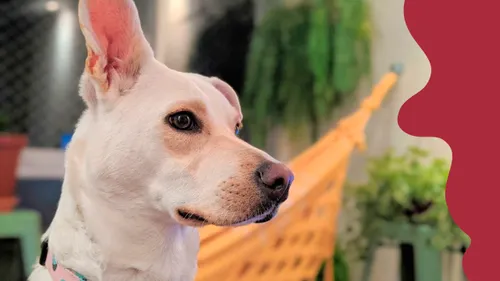
#> input picture teste.png, 500 x 281 px, given in place of the camera
$ python aula03.py
#> lines starting #> are read from the running program, lines starting #| are printed output that depends on the picture; after the words box and inside, x2 and y2 are one past the last pixel; in counts of white or black regions, pixels touching at a corner belong together
import cv2 as cv
import numpy as np

cap = cv.VideoCapture(0)

while True:


    ret, frame = cap.read()
#> frame is the input picture: shape (281, 500, 3); mean B, G, R 98.9, 119.1, 153.1

    if not ret:
        break
    hsv = cv.cvtColor(frame, cv.COLOR_BGR2HSV)
#> hsv: shape (281, 500, 3); mean H, S, V 45.6, 96.8, 156.9
    black_red = np.array([165, 50,50])
    light_red= np.array([179,255,255])

    mask = cv.inRange(hsv, black_red, light_red)
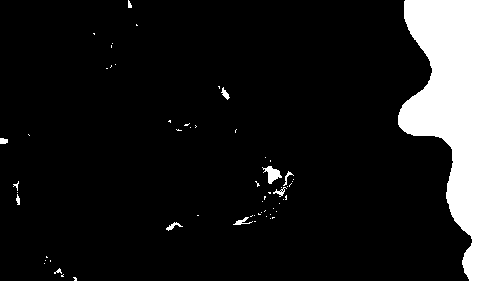
#> mask: shape (281, 500); 13.5% white; 61 white regions (49 under 20 px), largest, box (x1, y1, x2, y2) and area: (398, 0, 500, 281) 18222, (262, 166, 282, 184) 175, (233, 217, 253, 225) 62

    result = cv.bitwise_and(frame, frame , mask= mask)
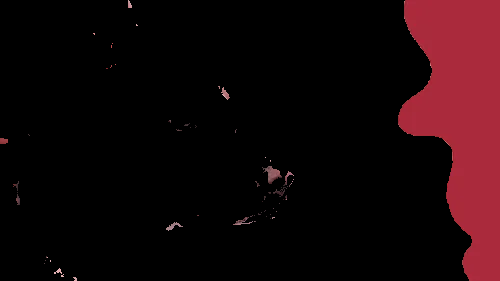
#> result: shape (281, 500, 3); mean B, G, R 8.3, 5.9, 22.7

    #cv.imshow("camera original", frame)
    cv.imshow("Camear com fitro", result)

    if cv.waitKey(1) & 0xFF == ord('q'):
#> (key q is pressed here)
        break
cap.release()
cv.destroyAllWindows()
